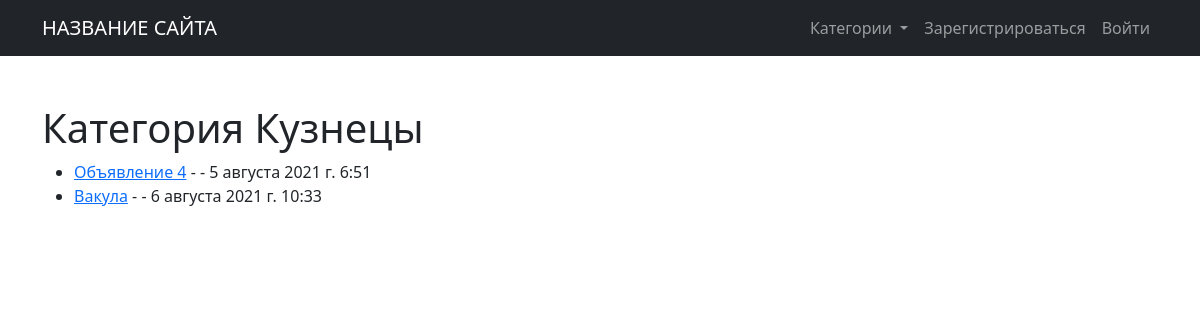
Screenshot of /category/AS/ with the database file from the repository.
### posts/models.py (models this page shows, shortened)
class Post(models.Model):
    class Category(models.TextChoices):
        TN = 'TN', 'Танки'
        HI = 'HI', 'Хилы'
        DD = 'DD', 'ДД'
        TR = 'TR', 'Торговцы'
        GM = 'GM', 'Гилдмастеры'
        QG = 'QG', 'Квестгиверы'
        AS = 'AS', 'Кузнецы'
        SK = 'SK', 'Кожевники'
        PM = 'PM', 'Зельевары'
        SM = 'SM', 'Мастера заклинаний'
        SL = 'SL', 'Выбрать'
    title = models.CharField(max_length=128, verbose_name='Название')
    content = models.TextField(blank=True, null=True, verbose_name='Описание')
    post_time = models.DateTimeField(auto_now_add=True, verbose_name='Время добавления')
    author = models.ForeignKey(User, on_delete=models.CASCADE, verbose_name='Автор')
    category = models.CharField(max_length=2,
                                choices=Category.choices,
                                default=Category.SL,
                                verbose_name='Категория')
    class Meta:
        verbose_name = 'Объявление'
        verbose_name_plural = 'Объявления'

### posts/views.py (the view)
# urls.py: path('category/<str:cats>/', CategoryView, name='category'),
def CategoryView(request, cats):
    category_ads = Post.objects.filter(category=cats)
    return render(request, 'category.html', {'category_ads': category_ads, 'cats': cats})

### posts/custom_context_processor.py (called while the page is built)
def site_name_render(request):
    return {
        'site_name': Site.objects.get_current().name,
    }

def cat_names_render(request):
    cat_names = {i.name: i.label for i in Post.Category}
    return {
        'cat_names': cat_names,
    }

### posts/templatetags/custom_filters.py (called while the page is built)
@register.filter(name='get_item')
def get_item(dictionary, key):
    return dictionary.get(key)

@register.filter(name='has_group')
def has_group(user, group_name):
    return user.groups.filter(name=group_name).exists()

### templates/category.html (shortened to what this page needs)
{% extends 'base.html' %}
{% load custom_filters %}
{% block content %}
<h1>Категория {{ cat_names|get_item:cats }}</h1>
{% if category_ads %}
    <ul>
            {% for post in category_ads %}
                <li><a href="{% url 'post_detail' post.id %}">{{ post.title}}</a>
                - {{ post.user.first_name }} {{ post.user.last_name }} -
                {{ post.post_time }}
                </li>
            {% endfor %}
    </ul>
{% else %}
    <h2>В этой категории объявлений пока что нет(((</h2>
{% endif %}
{% endblock content %}

### templates/base.html (shortened to what this page needs)
{% load static %}
{% load custom_filters %}
<!DOCTYPE html>
<html lang="en">
    <head>
        <link href="{% static 'vendor/bootstrap/css/styles.css' %}" rel="stylesheet"/>
    </head>
    <body>
         <nav class="navbar navbar-expand-lg navbar-dark bg-dark">
    <div class="container">
      <a class="navbar-brand" href="{% url 'home' %}">{{ site_name }}</a>
      <div class="collapse navbar-collapse" id="navbarSupportedContent">
        <ul class="navbar-nav ms-auto">
            <li class="nav-item dropdown">
          <a class="nav-link dropdown-toggle" href="#" id="navbarDropdown" role="button" data-bs-toggle="dropdown" aria-expanded="false">
            Категории
          </a>
        </li>
            {% if user.is_authenticated %}
                <li class="nav-item">
                       <a class="nav-link" href="{% url 'post_create' %}">Добавить объявление</a>
                </li>
                <li class="nav-item dropdown">
          <a class="nav-link dropdown-toggle" href="#" id="navbarDropdown" role="button" data-bs-toggle="dropdown" aria-expanded="false">
            Привет {{ user.username }}
          </a>
          <ul class="dropdown-menu" aria-labelledby="navbarDropdown">
              <li><a class="dropdown-item"href="{% url 'comments' %}">Отклики</a></li>
              <li><a class="dropdown-item"href="/accounts/logout/">Выйти</a></li>
           </ul>
        </li>
            {% else %}
                <li class="nav-item">
                       <a class="nav-link" href="/accounts/signup/">Зарегистрироваться</a>
                </li>
                <li class="nav-item">
                       <a class="nav-link" href="/accounts/login/">Войти</a>
                </li>
            {% endif %}
        </ul>
      </div>
    </div>
  </nav>
        <div class="container">
            <div class="text-left mt-5">
                {% block content %}{% endblock content %}
            </div>
        </div>
    </body>
</html>

### rows the page displays
Post: title "Объявление 4", post_time "5 августа 2021 г. 6:51"
Post: title "Вакула", post_time "6 августа 2021 г. 10:33"

### other values shown
{{ site_name }} "НАЗВАНИЕ САЙТА"
{{ cat_names|get_item:cats }} "Кузнецы"
